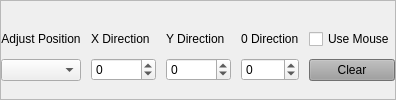
                  <widget class="QFrame" name="frame_10">
                   <property name="sizePolicy">
                    <sizepolicy hsizetype="Fixed" vsizetype="Fixed">
                     <horstretch>0</horstretch>
                     <verstretch>0</verstretch>
                    </sizepolicy>
                   </property>
                   <property name="frameShape">
                    <enum>QFrame::StyledPanel</enum>
                   </property>
                   <property name="frameShadow">
                    <enum>QFrame::Raised</enum>
                   </property>
                   <layout class="QVBoxLayout" name="verticalLayout_13">
                    <property name="spacing">
                     <number>0</number>
                    </property>
                    <property name="leftMargin">
                     <number>0</number>
                    </property>
                    <property name="topMargin">
                     <number>0</number>
                    </property>
                    <property name="rightMargin">
                     <number>0</number>
                    </property>
                    <property name="bottomMargin">
                     <number>0</number>
                    </property>
                    <item>
                     <layout class="QVBoxLayout" name="verticalLayout_12">
                      <item>
                       <layout class="QHBoxLayout" name="horizontalLayout_9">
                        <item>
                         <layout class="QVBoxLayout" name="verticalLayout_18">
                          <item>
                           <spacer name="verticalSpacer_7">
                            <property name="orientation">
                             <enum>Qt::Vertical</enum>
                            </property>
                            <property name="sizeType">
                             <enum>QSizePolicy::Fixed</enum>
                            </property>
                            <property name="sizeHint" stdset="0">
                             <size>
                              <width>20</width>
                              <height>10</height>
                             </size>
                            </property>
                           </spacer>
                          </item>
                          <item>
                           <widget class="QLabel" name="label_3">
                            <property name="text">
                             <string>Adjust Position</string>
                            </property>
                            <property name="alignment">
                             <set>Qt::AlignCenter</set>
                            </property>
                           </widget>
                          </item>
                          <item>
                           <spacer name="verticalSpacer_6">
                            <property name="orientation">
                             <enum>Qt::Vertical</enum>
                            </property>
                            <property name="sizeType">
                             <enum>QSizePolicy::Fixed</enum>
                            </property>
                            <property name="sizeHint" stdset="0">
                             <size>
                              <width>20</width>
                              <height>10</height>
                             </size>
                            </property>
                           </spacer>
                          </item>
                          <item>
                           <widget class="QComboBox" name="cbox_AdjustPosition"/>
                          </item>
                         </layout>
                        </item>
                        <item>
                         <spacer name="horizontalSpacer_3">
                          <property name="orientation">
                           <enum>Qt::Horizontal</enum>
                          </property>
                          <property name="sizeHint" stdset="0">
                           <size>
                            <width>10</width>
                            <height>20</height>
                           </size>
                          </property>
                         </spacer>
                        </item>
                        <item>
                         <layout class="QVBoxLayout" name="verticalLayout_17">
                          <item>
                           <spacer name="verticalSpacer_8">
                            <property name="orientation">
                             <enum>Qt::Vertical</enum>
                            </property>
                            <property name="sizeType">
                             <enum>QSizePolicy::Fixed</enum>
                            </property>
                            <property name="sizeHint" stdset="0">
                             <size>
                              <width>20</width>
                              <height>10</height>
                             </size>
                            </property>
                           </spacer>
                          </item>
                          <item>
                           <widget class="QLabel" name="label_4">
                            <property name="text">
                             <string>X Direction</string>
                            </property>
                           </widget>
                          </item>
                          <item>
                           <spacer name="verticalSpacer_9">
                            <property name="orientation">
                             <enum>Qt::Vertical</enum>
                            </property>
                            <property name="sizeType">
                             <enum>QSizePolicy::Fixed</enum>
                            </property>
                            <property name="sizeHint" stdset="0">
                             <size>
                              <width>20</width>
                              <height>10</height>
                             </size>
                            </property>
                           </spacer>
                          </item>
                          <item>
                           <widget class="QSpinBox" name="spinBox_X_Direction">
                            <property name="minimum">
                             <number>-10000</number>
                            </property>
                            <property name="maximum">
                             <number>10000</number>
                            </property>
                            <property name="singleStep">
                             <number>10</number>
                            </property>
                           </widget>
                          </item>
                         </layout>
                        </item>
                        <item>
                         <spacer name="horizontalSpacer_4">
                          <property name="orientation">
                           <enum>Qt::Horizontal</enum>
                          </property>
                          <property name="sizeHint" stdset="0">
                           <size>
                            <width>10</width>
                            <height>20</height>
                           </size>
                          </property>
                         </spacer>
                        </item>
                        <item>
                         <layout class="QVBoxLayout" name="verticalLayout_16">
                          <item>
                           <spacer name="verticalSpacer_10">
                            <property name="orientation">
                             <enum>Qt::Vertical</enum>
                            </property>
                            <property name="sizeType">
                             <enum>QSizePolicy::Fixed</enum>
                            </property>
                            <property name="sizeHint" stdset="0">
                             <size>
                              <width>20</width>
                              <height>10</height>
                             </size>
                            </property>
                           </spacer>
                          </item>
                          <item>
                           <widget class="QLabel" name="label_5">
                            <property name="text">
                             <string>Y Direction</string>
                            </property>
                           </widget>
                          </item>
                          <item>
                           <spacer name="verticalSpacer_11">
                            <property name="orientation">
                             <enum>Qt::Vertical</enum>
                            </property>
                            <property name="sizeType">
                             <enum>QSizePolicy::Fixed</enum>
                            </property>
                            <property name="sizeHint" stdset="0">
                             <size>
                              <width>20</width>
                              <height>10</height>
                             </size>
                            </property>
                           </spacer>
                          </item>
                          <item>
                           <widget class="QSpinBox" name="spinBox_Y_Direction">
                            <property name="minimum">
                             <number>-10000</number>
                            </property>
                            <property name="maximum">
                             <number>10000</number>
                            </property>
                            <property name="singleStep">
                             <number>10</number>
                            </property>
                           </widget>
                          </item>
                         </layout>
                        </item>
                        <item>
                         <spacer name="horizontalSpacer_5">
                          <property name="orientation">
                           <enum>Qt::Horizontal</enum>
                          </property>
                          <property name="sizeHint" stdset="0">
                           <size>
                            <width>10</width>
                            <height>20</height>
                           </size>
                          </property>
                         </spacer>
                        </item>
                        <item>
                         <layout class="QVBoxLayout" name="verticalLayout_15">
                          <item>
                           <spacer name="verticalSpacer_12">
                            <property name="orientation">
                             <enum>Qt::Vertical</enum>
                            </property>
                            <property name="sizeType">
                             <enum>QSizePolicy::Fixed</enum>
                            </property>
                            <property name="sizeHint" stdset="0">
                             <size>
                              <width>20</width>
                              <height>10</height>
                             </size>
                            </property>
                           </spacer>
                          </item>
                          <item>
                           <widget class="QLabel" name="label_6">
                            <property name="text">
                             <string>0 Direction</string>
                            </property>
                            <property name="textFormat">
                             <enum>Qt::AutoText</enum>
                            </property>
                           </widget>
                          </item>
                          <item>
                           <spacer name="verticalSpacer_13">
                            <property name="orientation">
                             <enum>Qt::Vertical</enum>
                            </property>
                            <property name="sizeType">
                             <enum>QSizePolicy::Fixed</enum>
                            </property>
                            <property name="sizeHint" stdset="0">
                             <size>
                              <width>20</width>
                              <height>10</height>
                             </size>
                            </property>
                           </spacer>
                          </item>
                          <item>
                           <widget class="QSpinBox" name="spinBox_O_Direction">
                            <property name="minimum">
                             <number>-180</number>
                            </property>
                            <property name="maximum">
                             <number>180</number>
                            </property>
                            <property name="singleStep">
                             <number>5</number>
                            </property>
                           </widget>
                          </item>
                         </layout>
                        </item>
                        <item>
                         <spacer name="horizontalSpacer_6">
                          <property name="orientation">
                           <enum>Qt::Horizontal</enum>
                          </property>
                          <property name="sizeHint" stdset="0">
                           <size>
                            <width>10</width>
                            <height>20</height>
                           </size>
                          </property>
                         </spacer>
                        </item>
                        <item>
                         <layout class="QVBoxLayout" name="verticalLayout_14">
                          <item>
                           <spacer name="verticalSpacer_14">
                            <property name="orientation">
                             <enum>Qt::Vertical</enum>
                            </property>
                            <property name="sizeType">
                             <enum>QSizePolicy::Fixed</enum>
                            </property>
                            <property name="sizeHint" stdset="0">
                             <size>
                              <width>20</width>
                              <height>10</height>
                             </size>
                            </property>
                           </spacer>
                          </item>
                          <item>
                           <widget class="QCheckBox" name="cbox_UseMouse">
                            <property name="text">
                             <string>Use Mouse</string>
                            </property>
                           </widget>
                          </item>
                          <item>
                           <spacer name="verticalSpacer_15">
                            <property name="orientation">
                             <enum>Qt::Vertical</enum>
                            </property>
                            <property name="sizeType">
                             <enum>QSizePolicy::Fixed</enum>
                            </property>
                            <property name="sizeHint" stdset="0">
                             <size>
                              <width>20</width>
                              <height>10</height>
                             </size>
                            </property>
                           </spacer>
                          </item>
                          <item>
                           <widget class="QPushButton" name="btn_clear">
                            <property name="styleSheet">
                             <string notr="true">background-color: rgb(158, 158, 158);</string>
                            </property>
                            <property name="text">
                             <string>Clear</string>
                            </property>
                           </widget>
                          </item>
                         </layout>
                        </item>
                       </layout>
                      </item>
                     </layout>
                    </item>
                   </layout>
                  </widget>
